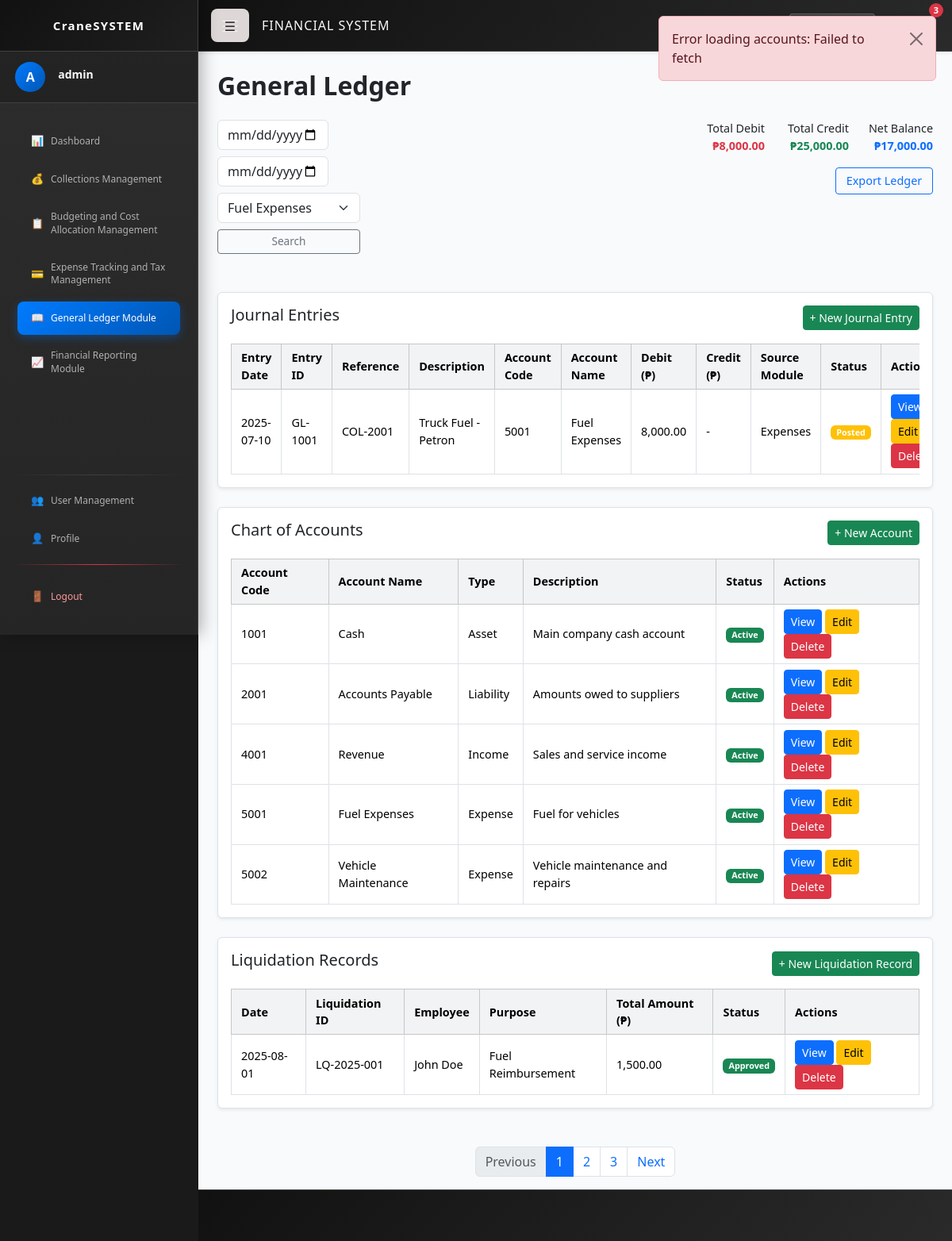
Screenshot of /financial_ledger.php?account_code=5001 (signed in) with the database file from the repository.
### tables this page shows
CREATE TABLE `journal_entries` (
  `id` int(11) NOT NULL,
  `entry_id` varchar(20) NOT NULL,
  `date` date NOT NULL,
  `account_code` varchar(10) NOT NULL,
  `debit` decimal(15,2) DEFAULT 0.00,
  `credit` decimal(15,2) DEFAULT 0.00,
  `description` text NOT NULL,
  `reference` varchar(50) DEFAULT NULL,
  `source_module` varchar(50) DEFAULT NULL,
  `approved_by` varchar(100) DEFAULT NULL,
  `status` enum('Draft','Posted','Cancelled') DEFAULT 'Posted',
  `created_at` timestamp NOT NULL DEFAULT current_timestamp(),
  `updated_at` timestamp NOT NULL DEFAULT current_timestamp() ON UPDATE current_timestamp()
);

CREATE TABLE `chart_of_accounts` (
  `id` int(11) NOT NULL,
  `account_code` varchar(10) NOT NULL,
  `account_name` varchar(100) NOT NULL,
  `account_type` enum('Asset','Liability','Equity','Income','Expense') NOT NULL,
  `description` text DEFAULT NULL,
  `status` enum('Active','Inactive') DEFAULT 'Active',
  `created_at` timestamp NOT NULL DEFAULT current_timestamp(),
  `updated_at` timestamp NOT NULL DEFAULT current_timestamp() ON UPDATE current_timestamp()
);

CREATE TABLE `liquidation_records` (
  `id` int(11) NOT NULL,
  `liquidation_id` varchar(20) NOT NULL,
  `date` date NOT NULL,
  `employee` varchar(100) NOT NULL,
  `purpose` text NOT NULL,
  `total_amount` decimal(15,2) NOT NULL,
  `status` enum('Pending','Approved','Rejected') DEFAULT 'Pending',
  `created_at` timestamp NOT NULL DEFAULT current_timestamp(),
  `updated_at` timestamp NOT NULL DEFAULT current_timestamp() ON UPDATE current_timestamp()
);

### ledger_functions.php (called while the page is built, shortened)
<?php
require_once 'db.php';
function getJournalEntries($fromDate = null, $toDate = null, $accountCode = null, $limit = 50, $offset = 0) {
    global $conn;
    $sql = "SELECT je.*, coa.account_name
            FROM journal_entries je
            JOIN chart_of_accounts coa ON je.account_code = coa.account_code
            WHERE 1=1";
    $params = [];
    $types = "";
    if ($accountCode) {
        $sql .= " AND je.account_code = ?";
        $params[] = $accountCode;
        $types .= "s";
    }
    $sql .= " ORDER BY je.date DESC, je.id DESC LIMIT ? OFFSET ?";
    $params[] = $limit;
    $params[] = $offset;
    $types .= "ii";
    $stmt = $conn->prepare($sql);
    if ($types) {
        $stmt->bind_param($types, ...$params);
    }
    $stmt->execute();
    $result = $stmt->get_result();
    return $result->fetch_all(MYSQLI_ASSOC);
}
function getChartOfAccounts() {
    global $conn;
    $sql = "SELECT * FROM chart_of_accounts WHERE status = 'Active' ORDER BY account_code";
    $result = $conn->query($sql);
    return $result->fetch_all(MYSQLI_ASSOC);
}
function getLiquidationRecords($limit = 50, $offset = 0) {
    global $conn;
    $sql = "SELECT * FROM liquidation_records ORDER BY date DESC, id DESC LIMIT ? OFFSET ?";
    $stmt = $conn->prepare($sql);
    $stmt->bind_param("ii", $limit, $offset);
    $stmt->execute();
    $result = $stmt->get_result();
    return $result->fetch_all(MYSQLI_ASSOC);
}
function getLedgerSummary($fromDate = null, $toDate = null) {
    global $conn;
    $sql = "SELECT
                SUM(debit) as total_debit,
                SUM(credit) as total_credit,
                (SUM(credit) - SUM(debit)) as net_balance
            FROM journal_entries
            WHERE 1=1";
    $types = "";
    $stmt = $conn->prepare($sql);
    $stmt->execute();
    $result = $stmt->get_result();
    return $result->fetch_assoc();
}
function calculateRunningBalance($entries) {
    $runningBalance = 0;
    foreach ($entries as &$entry) {
        $runningBalance += ($entry['credit'] - $entry['debit']);
    }
    return $entries;
}
function formatCurrency($amount) {
    return number_format($amount, 2);
}
?>

### financial_ledger.php (the view, shortened to what this page needs)
<?php
require_once 'ledger_functions.php';
$fromDate = $_GET['from_date'] ?? '';
$toDate = $_GET['to_date'] ?? '';
$accountCode = $_GET['account_code'] ?? '';
$entries = getJournalEntries($fromDate, $toDate, $accountCode);
$entries = calculateRunningBalance($entries);
$summary = getLedgerSummary($fromDate, $toDate);
$accounts = getChartOfAccounts();
$liquidations = getLiquidationRecords();
?>
<!DOCTYPE html>
<html lang="en">
<head>
  <link href="https://cdn.jsdelivr.net/npm/bootstrap@5.3.3/dist/css/bootstrap.min.css" rel="stylesheet" />
  <link rel="stylesheet" href="css/style.css" />
</head>
<body>
<?php include 'sidebar_navbar.php'; ?>
<div class="main-content">
  <div class="container-fluid mt-4 px-4">
    <h2 class="fw-bold mb-4">General Ledger</h2>
    <div class="d-flex justify-content-between align-items-start mb-3 flex-wrap gap-3">
      <form method="GET" class="d-flex flex-column gap-2" style="max-width: 250px;">
        <input type="date" name="from_date" value="<?= htmlspecialchars($fromDate) ?>" class="form-control date-input" placeholder="From Date" />
        <input type="date" name="to_date" value="<?= htmlspecialchars($toDate) ?>" class="form-control date-input" placeholder="To Date" />
        <select name="account_code" class="form-select filter-account">
          <?php foreach ($accounts as $account): ?>
            <option value="<?= $account['account_code'] ?>" <?= $accountCode === $account['account_code'] ? 'selected' : '' ?>>
              <?= htmlspecialchars($account['account_name']) ?>
            </option>
          <?php endforeach; ?>
        </select>
        <button type="submit" class="btn btn-outline-secondary btn-sm">Search</button>
      </form>
      <div class="d-flex flex-column align-items-end gap-2 summary-actions">
        <div class="d-flex gap-3 mb-2 ledger-summary-small">
          <div class="text-end">
            <div>Total Debit</div>
            <div class="text-danger fw-bold">₱<?= formatCurrency($summary['total_debit'] ?? 0) ?></div>
          </div>
          <div class="text-end">
            <div>Total Credit</div>
            <div class="text-success fw-bold">₱<?= formatCurrency($summary['total_credit'] ?? 0) ?></div>
          </div>
          <div class="text-end">
            <div>Net Balance</div>
            <div class="text-primary fw-bold">₱<?= formatCurrency($summary['net_balance'] ?? 0) ?></div>
          </div>
        </div>
        <div class="d-flex gap-2">
          <button class="btn btn-outline-primary btn-sm">Export Ledger</button>
        </div>
      </div>
    </div>
    <div class="row mt-5">
      <div class="col-12 mb-4">
        <div class="p-3 bg-white border rounded shadow-sm">
          <div class="d-flex justify-content-between align-items-center mb-3">
            <h5>Journal Entries</h5>
            <button class="btn btn-success btn-sm" data-bs-toggle="modal" data-bs-target="#addJournalEntryModal">
              + New Journal Entry
            </button>
          </div>
          <div class="table-responsive">
            <table class="table table-bordered table-hover align-middle table-sm mb-0">
              <thead class="table-light">
                <tr>
                  <th>Entry Date</th>
                  <th>Entry ID</th>
                  <th>Reference</th>
                  <th>Description</th>
                  <th>Account Code</th>
                  <th>Account Name</th>
                  <th>Debit (₱)</th>
                  <th>Credit (₱)</th>
                  <th>Source Module</th>
                  <th>Status</th>
                  <th>Actions</th>
                </tr>
              </thead>
              <tbody>
                <?php foreach ($entries as $entry): ?>
                <tr data-journal-id="<?= $entry['id'] ?>">
                  <td><?= $entry['date'] ?></td>
                  <td><?= htmlspecialchars($entry['entry_id']) ?></td>
                  <td><?= htmlspecialchars($entry['reference']) ?></td>
                  <td><?= htmlspecialchars($entry['description']) ?></td>
                  <td><?= $entry['account_code'] ?></td>
                  <td><?= htmlspecialchars($entry['account_name']) ?></td>
                  <td><?= $entry['debit'] > 0 ? formatCurrency($entry['debit']) : '-' ?></td>
                  <td><?= $entry['credit'] > 0 ? formatCurrency($entry['credit']) : '-' ?></td>
                  <td><?= htmlspecialchars($entry['source_module']) ?></td>
                  <td>
                    <span class="badge <?= isset($entry['status']) ? ($entry['status'] === 'Approved' ? 'bg-success' : ($entry['status'] === 'Rejected' ? 'bg-danger' : 'bg-warning')) : 'bg-info' ?>">
                      <?= $entry['status'] ?? 'Pending' ?>
                    </span>
                  </td>
                  <td>
                    <button class="btn btn-sm btn-primary view-journal-btn" data-bs-toggle="modal" data-bs-target="#viewJournalModal" data-id="<?= $entry['id'] ?>">View</button>
                    <button class="btn btn-sm btn-warning edit-journal-btn" data-id="<?= $entry['id'] ?>">Edit</button>
                    <button class="btn btn-sm btn-danger delete-journal-btn" data-id="<?= $entry['id'] ?>">Delete</button>
                  </td>
                </tr>
                <?php endforeach; ?>
              </tbody>
            </table>
          </div>
        </div>
      </div>
      <div class="col-12 mb-4">
        <div class="p-3 bg-white border rounded shadow-sm">
          <div class="d-flex justify-content-between align-items-center mb-3">
            <h5>Chart of Accounts</h5>
            <button class="btn btn-success btn-sm" data-bs-toggle="modal" data-bs-target="#addAccountModal">
              + New Account
            </button>
          </div>
          <div class="table-responsive">
            <table class="table table-bordered table-hover align-middle table-sm mb-0">
              <thead class="table-light">
                <tr>
                  <th>Account Code</th>
                  <th>Account Name</th>
                  <th>Type</th>
                  <th>Description</th>
                  <th>Status</th>
                  <th>Actions</th>
                </tr>
              </thead>
              <tbody>
                <?php foreach ($accounts as $account): ?>
                <tr data-account-id="<?= $account['id'] ?? $account['account_code'] ?>">
                  <td><?= $account['account_code'] ?></td>
                  <td><?= htmlspecialchars($account['account_name']) ?></td>
                  <td><?= $account['account_type'] ?></td>
                  <td><?= htmlspecialchars($account['description']) ?></td>
                  <td>
                    <span class="badge <?= $account['status'] === 'Active' ? 'bg-success' : 'bg-secondary' ?>">
                      <?= $account['status'] ?>
                    </span>
                  </td>
                  <td>
                    <button class="btn btn-sm btn-primary view-account-btn" data-bs-toggle="modal" data-bs-target="#viewAccountModal" data-code="<?= $account['account_code'] ?>">View</button>
                    <button class="btn btn-sm btn-warning edit-account-btn" data-code="<?= $account['account_code'] ?>">Edit</button>
                    <button class="btn btn-sm btn-danger delete-account-btn" data-code="<?= $account['account_code'] ?>">Delete</button>
                  </td>
                </tr>
                <?php endforeach; ?>
              </tbody>
            </table>
          </div>
        </div>
      </div>
      <div class="col-12 mb-4">
        <div class="p-3 bg-white border rounded shadow-sm">
          <div class="d-flex justify-content-between align-items-center mb-3">
            <h5>Liquidation Records</h5>
            <button class="btn btn-success btn-sm" data-bs-toggle="modal" data-bs-target="#addLiquidationModal">
              + New Liquidation Record
            </button>
          </div>
          <div class="table-responsive">
            <table class="table table-bordered table-hover align-middle table-sm mb-0">
              <thead class="table-light">
                <tr>
                  <th>Date</th>
                  <th>Liquidation ID</th>
                  <th>Employee</th>
                  <th>Purpose</th>
                  <th>Total Amount (₱)</th>
                  <th>Status</th>
                  <th>Actions</th>
                </tr>
              </thead>
              <tbody>
                <?php foreach ($liquidations as $liquidation): ?>
                <tr data-liq-id="<?= $liquidation['id'] ?>">
                  <td><?= $liquidation['date'] ?></td>
                  <td><?= htmlspecialchars($liquidation['liquidation_id']) ?></td>
                  <td><?= htmlspecialchars($liquidation['employee']) ?></td>
                  <td><?= htmlspecialchars($liquidation['purpose']) ?></td>
                  <td><?= formatCurrency($liquidation['total_amount']) ?></td>
                  <td>
                    <span class="badge <?= $liquidation['status'] === 'Approved' ? 'bg-success' : ($liquidation['status'] === 'Rejected' ? 'bg-danger' : 'bg-warning') ?>">
                      <?= $liquidation['status'] ?>
                    </span>
                  </td>
                  <td>
                    <button class="btn btn-sm btn-primary view-liquidation-btn" data-bs-toggle="modal" data-bs-target="#viewLiquidationModal" data-id="<?= $liquidation['id'] ?>">View</button>
                    <button class="btn btn-sm btn-warning edit-liquidation-btn" data-id="<?= $liquidation['id'] ?>">Edit</button>
                    <button class="btn btn-sm btn-danger delete-liquidation-btn" data-id="<?= $liquidation['id'] ?>">Delete</button>
                  </td>
                </tr>
                <?php endforeach; ?>
              </tbody>
            </table>
          </div>
        </div>
      </div>
    </div>
    <nav class="mt-4" aria-label="Ledger pagination">
      <ul class="pagination justify-content-center">
        <li class="page-item disabled"><a class="page-link">Previous</a></li>
        <li class="page-item active"><a class="page-link">1</a></li>
        <li class="page-item"><a class="page-link">2</a></li>
        <li class="page-item"><a class="page-link">3</a></li>
        <li class="page-item"><a class="page-link">Next</a></li>
      </ul>
    </nav>
  </div>
</div>
</body>
</html>

### css/style.css (style rules this page uses)
body { background-color: #f8fafc; font-family: 'Segoe UI', sans-serif; margin: 0; padding: 0; }
.main-content { margin-left: 250px; padding-top: 85px; transition: margin-left 0.3s ease; }
.date-input { max-width: 140px; }
.filter-account { max-width: 180px; }
.btn-outline-secondary.btn-sm { padding: 0.25rem 0.6rem; font-size: 0.85rem; }
.ledger-summary-small > div { min-width: 90px; font-size: 0.9rem; }
.table-responsive > table.table { font-size: 0.9rem; }
.table-responsive > table.table thead th, .table-responsive > table.table tbody td { padding: 0.4rem 0.75rem; }
.table > thead > tr > th, .table > tbody > tr > td { vertical-align: middle; padding: 0.5rem 0.75rem; }
.summary-actions button { font-size: 0.9rem; padding: 0.35rem 0.8rem; }
.table th { background-color: #f1f3f5; }
.table td, .table th { vertical-align: middle; }

### sidebar_navbar.php (style rules this page uses)
:root { --dark-bg: #1a1a1a; --darker-bg: #111111; --sidebar-bg: #2d2d2d; --sidebar-hover: #3d3d3d; --text-light: #ffffff; --text-muted: #b0b0b0; --accent-color: #007bff; --accent-hover: #0056b3; --border-color: #404040; --navbar-height: 65px; }
body { background-color: var(--dark-bg) !important; }
.main-content { margin-left: 250px; padding-top: 65px; padding-bottom: 65px; transition: margin-left 0.3s ease; background-color: #f8fafc !important; min-height: 100vh; box-sizing: border-box; }

### rows the page displays
journal_entries: date "2025-07-10", entry "GL-1001", reference "COL-2001", description "Truck Fuel - Petron", account_code "5001", chart_of_accounts.account_name "Fuel Expenses", debit "8,000.00", source_module "Expenses", status "Posted"
chart_of_accounts: account_code "1001", account_name "Cash", account_type "Asset", description "Main company cash account", status "Active"
chart_of_accounts: account_code "2001", account_name "Accounts Payable", account_type "Liability", description "Amounts owed to suppliers", status "Active"
chart_of_accounts: account_code "4001", account_name "Revenue", account_type "Income", description "Sales and service income", status "Active"
chart_of_accounts: account_code "5001", account_name "Fuel Expenses", account_type "Expense", description "Fuel for vehicles", status "Active"
chart_of_accounts: account_code "5002", account_name "Vehicle Maintenance", account_type "Expense", description "Vehicle maintenance and repairs", status "Active"
liquidation_records: date "2025-08-01", liquidation "LQ-2025-001", employee "John Doe", purpose "Fuel Reimbursement", total_amount "1,500.00", status "Approved"

### other values shown
$profile_initial "A"
$username "admin"
formatCurrency($summary['total_debit'] ?? 0) "8,000.00"
formatCurrency($summary['total_credit'] ?? 0) "25,000.00"
formatCurrency($summary['net_balance'] ?? 0) "17,000.00"
form field account_code "Fuel Expenses"
